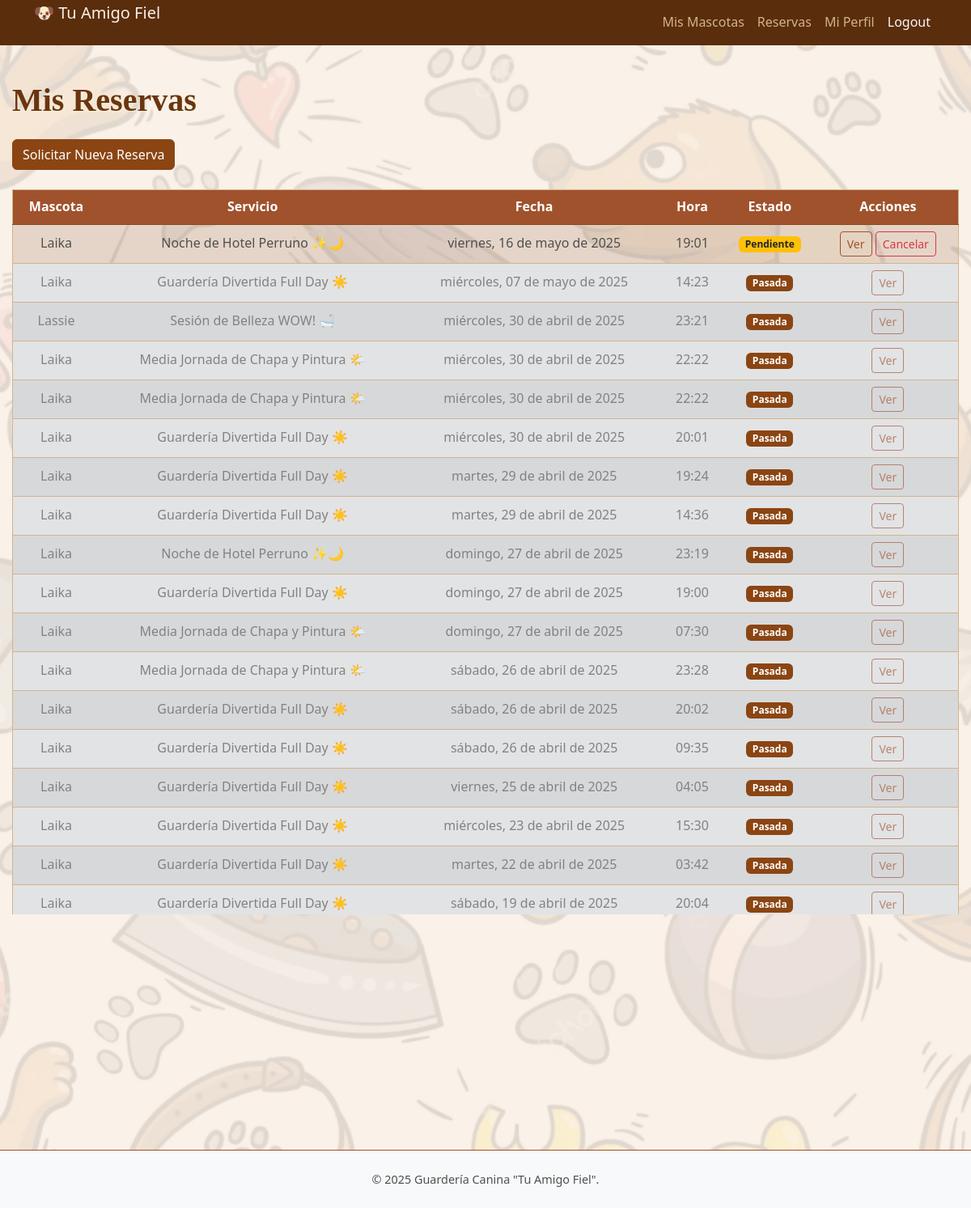
Before: /daycare/reservas/ (signed in) with the older database file.
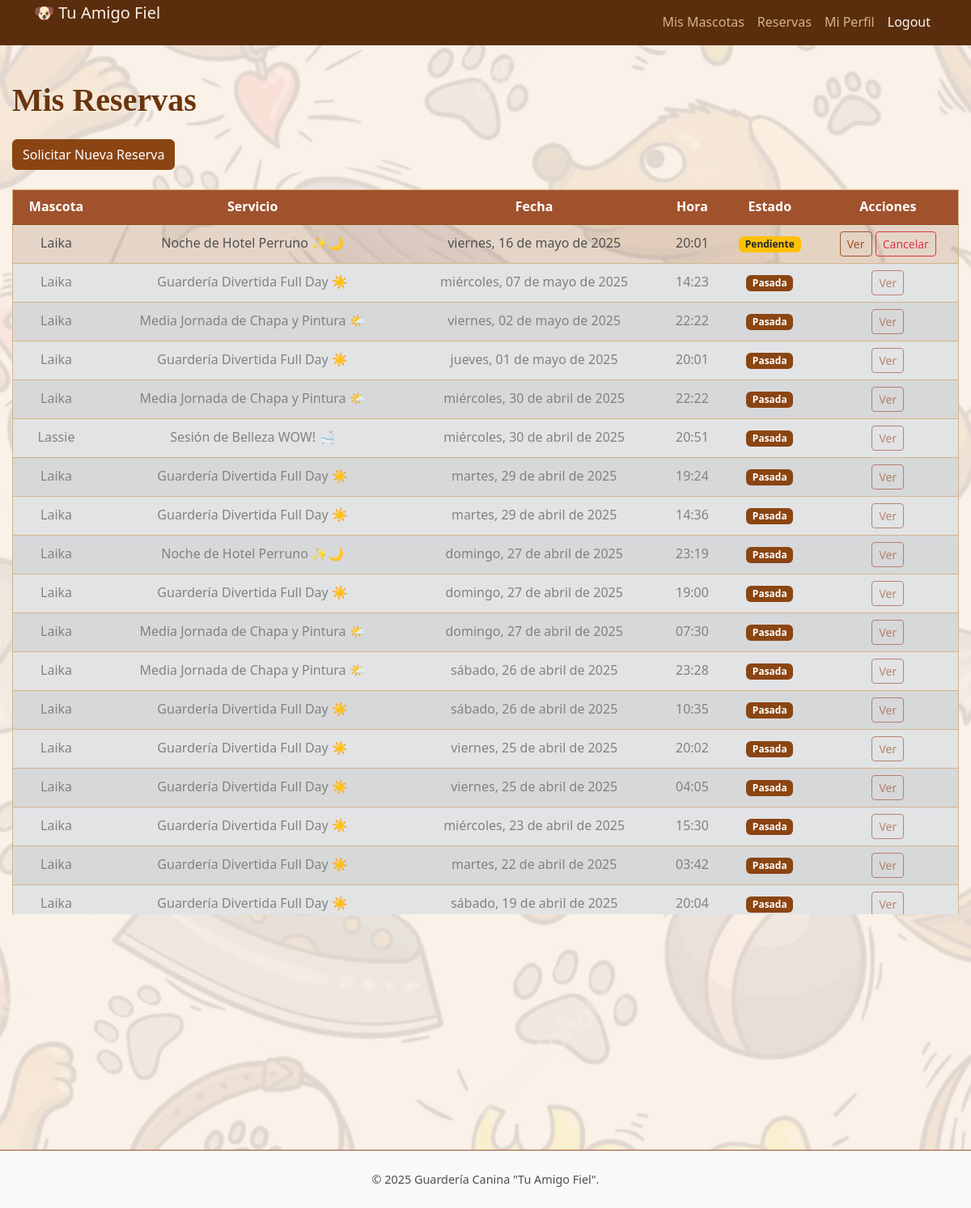
After: the same page with the newer database file.
### daycare/models.py (models this page shows, shortened)
class Booking(models.Model):
    pet = models.ForeignKey(Pet, on_delete=models.CASCADE, related_name='bookings')
    service = models.ForeignKey(Service, on_delete=models.CASCADE, related_name='bookings', verbose_name='Servicio')
    date = models.DateField()
    time = models.TimeField()
    status = CharField(max_length=20, choices=STATUS_CHOICES, default='Pending')
    notes = models.TextField(blank=True, null=True, verbose_name='Notas del Dueño al Reservar')
    created_at = models.DateTimeField(auto_now_add=True)
    staff_notes = models.TextField(blank=True, null=True, verbose_name='Notas Internas del Staff') # <--- Añade este campo
    class Meta:
        ordering = ['date', 'time']

class Pet(models.Model):
    owner = models.ForeignKey(Owner, on_delete=models.CASCADE, related_name='pets') # Relación muchos-a-uno con Dueño
    nombre = models.CharField(max_length=100)
    raza = models.CharField(max_length=100, blank=True, null=True)
    fecha_nacimiento = models.DateField(blank=True, null=True)
    foto = models.ImageField(upload_to='pets_photos/', blank=True, null=True)
    notas_medicas = models.TextField(blank=True, null=True) # Alergias, medicaciones, etc.
    comportamiento_notas = models.TextField(blank=True, null=True, verbose_name='Notas sobre la Mascota') # Cómo se lleva con otros perros, etc.

class Service(models.Model):
    name = models.CharField(max_length=255, unique=True, verbose_name='Nombre del Servicio') # Nombre único del servicio
    description = models.TextField(blank=True, null=True, verbose_name='Descripción') # Descripción detallada
    price = models.DecimalField(max_digits=6, decimal_places=2, null=True, blank=True, verbose_name='Precio')
    duration_description = models.CharField(max_length=100, blank=True, null=True, verbose_name='Duración (ej: Medio día, 1 hora)')
    is_active = models.BooleanField(default=True, verbose_name='Activo') # Para poder desactivar servicios temporalmente
    def __str__(self):
        return self.name # La representación legible es el nombre del servicio
    class Meta:
        verbose_name = 'Servicio' # Nombre singular en el Admin/Django
        verbose_name_plural = 'Servicios' # Nombre plural en el Admin/Django
        ordering = ['name'] # Ordenar servicios alfabéticamente por nombre

### daycare/views.py (the view)
# urls.py: path('reservas/', views.mis_reservas, name='mis_reservas'),
@login_required
def mis_reservas(request):
    try:
        mis_reservas_list = Booking.objects.filter(pet__owner__user=request.user).order_by('-date', '-time') # <-- Verifica que sea EXACTAMENTE esta línea
    except Exception as e:
        print(f"Error al obtener reservas para el usuario {request.user.username}: {e}")
        mis_reservas_list = []
    context = {
        'mis_reservas': mis_reservas_list,
        'now_date': timezone.now().date(),
    }
    return render(request, 'daycare/mis_reservas.html', context)

### daycare/templates/daycare/mis_reservas.html (shortened to what this page needs)
{% extends 'base.html' %}
{% load static %}
{% block content %}
<div class="paw">
    <h1 class="mb-4 d-inline-block align-middle">Mis Reservas</h1>
    </div>
    <div class="mb-4">
         <a href="{% url 'daycare:solicitar_reserva' %}" class="btn btn-primary">Solicitar Nueva Reserva</a>
    </div>
    {% if mis_reservas %}
        <div style="max-height: 60vh; overflow-y: auto;">
            <div class="table-responsive">
                <table class="table table-striped table-hover align-middle">
                    <thead>
                        <tr>
                            <th>Mascota</th>
                            <th>Servicio</th>
                            <th>Fecha</th>
                            <th>Hora</th>
                            <th>Estado</th>
                            <th>Acciones</th>
                        </tr>
                    </thead>
                    <tbody>
                        {% for reserva in mis_reservas %}
                            <tr class="{% if reserva.date < now_date %}table-secondary text-muted{% endif %}">
                                <td>{{ reserva.pet.nombre }}</td>
                                <td>{{ reserva.service }}</td>
                                <td>{{ reserva.date|date:"l, d \d\e F \d\e Y" }}</td>
                                 <td>{{ reserva.time|time:"H:i" }}</td>
                                <td>
                                    {% if reserva.date < now_date %}
                                        <span class="badge bg-dark">Pasada</span>
                                    {% else %}
                                        {% if reserva.status == 'Pending' %}
                                            <span class="badge bg-warning text-dark">{{ reserva.get_status_display }}</span>
                                        {% elif reserva.status == 'Confirmed' %}
                                            <span class="badge bg-success">{{ reserva.get_status_display }}</span>
                                        {% elif reserva.status == 'Cancelled' %}
                                            <span class="badge bg-danger">{{ reserva.get_status_display }}</span>
                                        {% elif reserva.status == 'Completed' %}
                                            <span class="badge bg-secondary">{{ reserva.get_status_display }}</span>
                                        {% else %}
                                            <span class="badge bg-light text-dark">{{ reserva.get_status_display }}</span>
                                        {% endif %}
                                    {% endif %}
                                </td>
                                <td>
                                    <a href="{% url 'daycare:detalle_reserva' reserva.pk %}" class="btn btn-sm btn-outline-info {% if reserva.date < now_date %}disabled{% endif %}" {% if reserva.date < now_date %}aria-disabled="true"{% endif %}>Ver</a>
                                     {% if reserva.status == 'Pending' and not reserva.date < now_date %}
                                         <a href="{% url 'daycare:cancelar_reserva' reserva.pk %}" class="btn btn-sm btn-outline-danger">Cancelar</a>
                                     {% endif %}
                                </td>
                            </tr>
                        {% endfor %}
                    </tbody>
                </table>
            </div>
        </div>
    {% else %}
        <p class="text-muted text-center">Aún no tienes reservas registradas.</p>
    {% endif %}
{% endblock content %}

### templates/base.html (shortened to what this page needs)
{% load static %}
<!DOCTYPE html>
<html lang="es">
<head>
    <link href="https://cdn.jsdelivr.net/npm/bootstrap@5.3.0/dist/css/bootstrap.min.css" rel="stylesheet">
    <link rel="stylesheet" href="https://cdn.jsdelivr.net/npm/bootstrap-icons@1.11.3/font/bootstrap-icons.min.css">
    <link rel="stylesheet" href="{% static 'daycare/css/style.css' %}">
</head>
<body>
    <nav class="navbar navbar-expand-lg navbar-dark bg-dark fixed-top">
        <div class="container">
            <a class="navbar-brand" href="{% url 'landing_page' %}">🐶 Tu Amigo Fiel</a>
            <div class="collapse navbar-collapse" id="navbarNav">
                <ul class="navbar-nav ms-auto">
                    {% if user.is_authenticated %}
                        {% if not user.is_staff %}
                        <li class="nav-item">
                            <a class="nav-link" href="{% url 'daycare:home' %}">Mis Mascotas</a>
                       </li>
                       <li class="nav-item">
                            <a class="nav-link" href="{% url 'daycare:mis_reservas' %}">Reservas</a>
                       </li>
                       <li class="nav-item">
                            <a class="nav-link" href="{% url 'daycare:perfil_owner' %}">Mi Perfil</a>
                       </li>
                        {% endif %}
                         <li class="nav-item">
                            <form action="{% url 'logout' %}" method="post" style="display: inline;">
                              <button type="submit" class="nav-link btn btn-link text-light" style="text-decoration: none;">
                                  Logout
                              </button>
                          </form>                         </li>
                    {% endif %}
                </ul>
            </div>
        </div>
    </nav>
    <div class="content-wrapper">
        {% block content %}{% endblock %}
    </div>
    <footer class="footer bg-light py-4 mt-auto">
        <div class="container text-center">
            <p class="mb-0">&copy; {% now "Y" %} Guardería Canina "Tu Amigo Fiel".</p>
        </div>
    </footer>
</body>
</html>

### templates/base.html (style rules this page uses)
body { padding-top: 56px; }

Changed rows visible on the page:
changed Booking "viernes, 16 de mayo de 2025": time "19:01" → "20:01"
changed Booking: date "miércoles, 30 de abril de 2025" → "viernes, 02 de mayo de 2025"
changed Booking: date "miércoles, 30 de abril de 2025" → "jueves, 01 de mayo de 2025"
shown differently, row unchanged: Booking (number 5 of 18 on the later page): moves down the list
changed Booking "Lassie": time "23:21" → "20:51"; moves down the list
changed Booking (number 13 of 18 on the later page): time "09:35" → "10:35"; moves up the list
changed Booking (number 14 of 18 on the later page): date "sábado, 26 de abril de 2025" → "viernes, 25 de abril de 2025"
